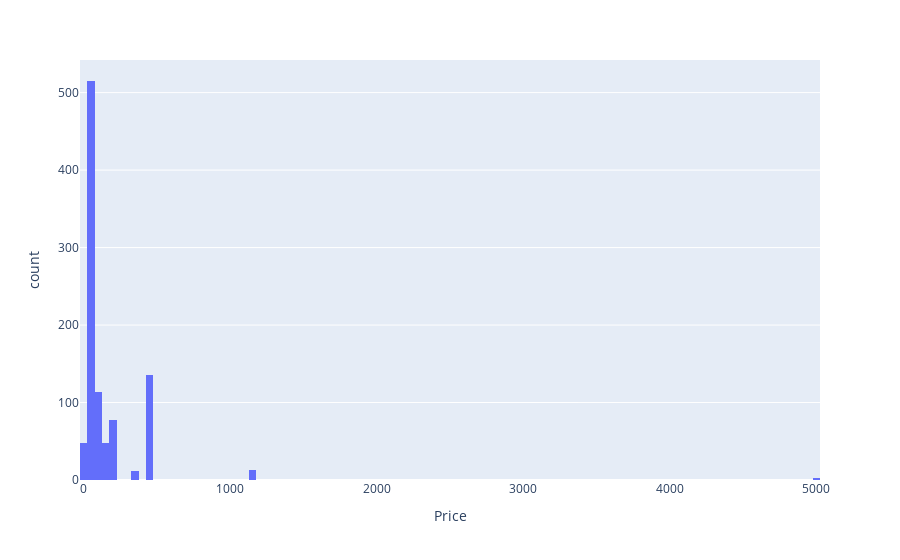

Source (notebook cell):
### Code cell
# dist without price = 0
df_price = df_clean[df_clean.Price != 0]
price_wo_hist = px.histogram(df_price, x="Price")
price_wo_hist.show()

### Figure 1 — Plotly figure (JSON) as saved in the notebook; plotly's stock layout.template omitted (floating-point values rounded to 4 significant figures; data arrays with more than 128 entries replaced by an {"elided": "..."} marker saying what was removed)
{"data": [{"alignmentgroup": "True", "bingroup": "x", "hovertemplate": "Price=%{x}<br>count=%{y}<extra></extra>", "legendgroup": "", "marker": {"color": "#636efa", "pattern": {"shape": ""}}, "name": "", "offsetgroup": "", "orientation": "v", "showlegend": false, "type": "histogram", "x": {"elided": "964 float values"}, "xaxis": "x", "yaxis": "y"}], "layout": {"autosize": true, "barmode": "relative", "legend": {"tracegroupgap": 0}, "margin": {"t": 60}, "xaxis": {"anchor": "y", "autorange": true, "domain": [0, 1], "range": [-25, 5025], "title": {"text": "Price"}, "type": "linear"}, "yaxis": {"anchor": "x", "autorange": true, "domain": [0, 1], "range": [0, 542.1], "title": {"text": "count"}}}}
